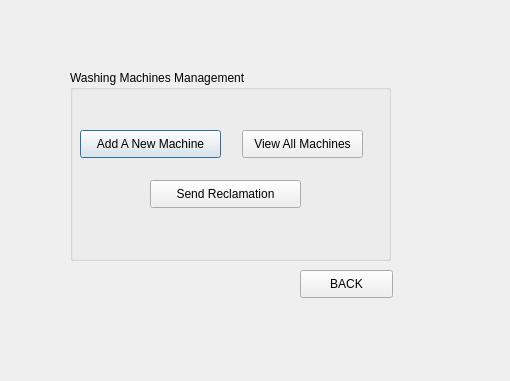
<?xml version="1.0" encoding="UTF-8"?>
<ui version="4.0">
 <class>WashingMachineState</class>
 <widget class="QDialog" name="WashingMachineState">
  <property name="geometry">
   <rect>
    <x>0</x>
    <y>0</y>
    <width>510</width>
    <height>381</height>
   </rect>
  </property>
  <property name="windowTitle">
   <string>Washing Machines Management</string>
  </property>
  <widget class="QGroupBox" name="groupBox_WashingMachines">
   <property name="geometry">
    <rect>
     <x>70</x>
     <y>70</y>
     <width>321</width>
     <height>191</height>
    </rect>
   </property>
   <property name="title">
    <string>Washing Machines Management</string>
   </property>
   <widget class="QPushButton" name="pushButton_AddNewMachine">
    <property name="geometry">
     <rect>
      <x>10</x>
      <y>60</y>
      <width>141</width>
      <height>28</height>
     </rect>
    </property>
    <property name="text">
     <string>Add A New Machine</string>
    </property>
   </widget>
   <widget class="QPushButton" name="pushButton_ViewAllMachines">
    <property name="geometry">
     <rect>
      <x>172</x>
      <y>60</y>
      <width>121</width>
      <height>28</height>
     </rect>
    </property>
    <property name="text">
     <string>View All Machines</string>
    </property>
   </widget>
   <widget class="QPushButton" name="pushButton_SendReclamation">
    <property name="geometry">
     <rect>
      <x>80</x>
      <y>110</y>
      <width>151</width>
      <height>28</height>
     </rect>
    </property>
    <property name="text">
     <string>Send Reclamation</string>
    </property>
   </widget>
  </widget>
  <widget class="QPushButton" name="pushButton_BACK">
   <property name="geometry">
    <rect>
     <x>300</x>
     <y>270</y>
     <width>93</width>
     <height>28</height>
    </rect>
   </property>
   <property name="text">
    <string>BACK</string>
   </property>
  </widget>
 </widget>
 <resources/>
 <connections/>
</ui>
